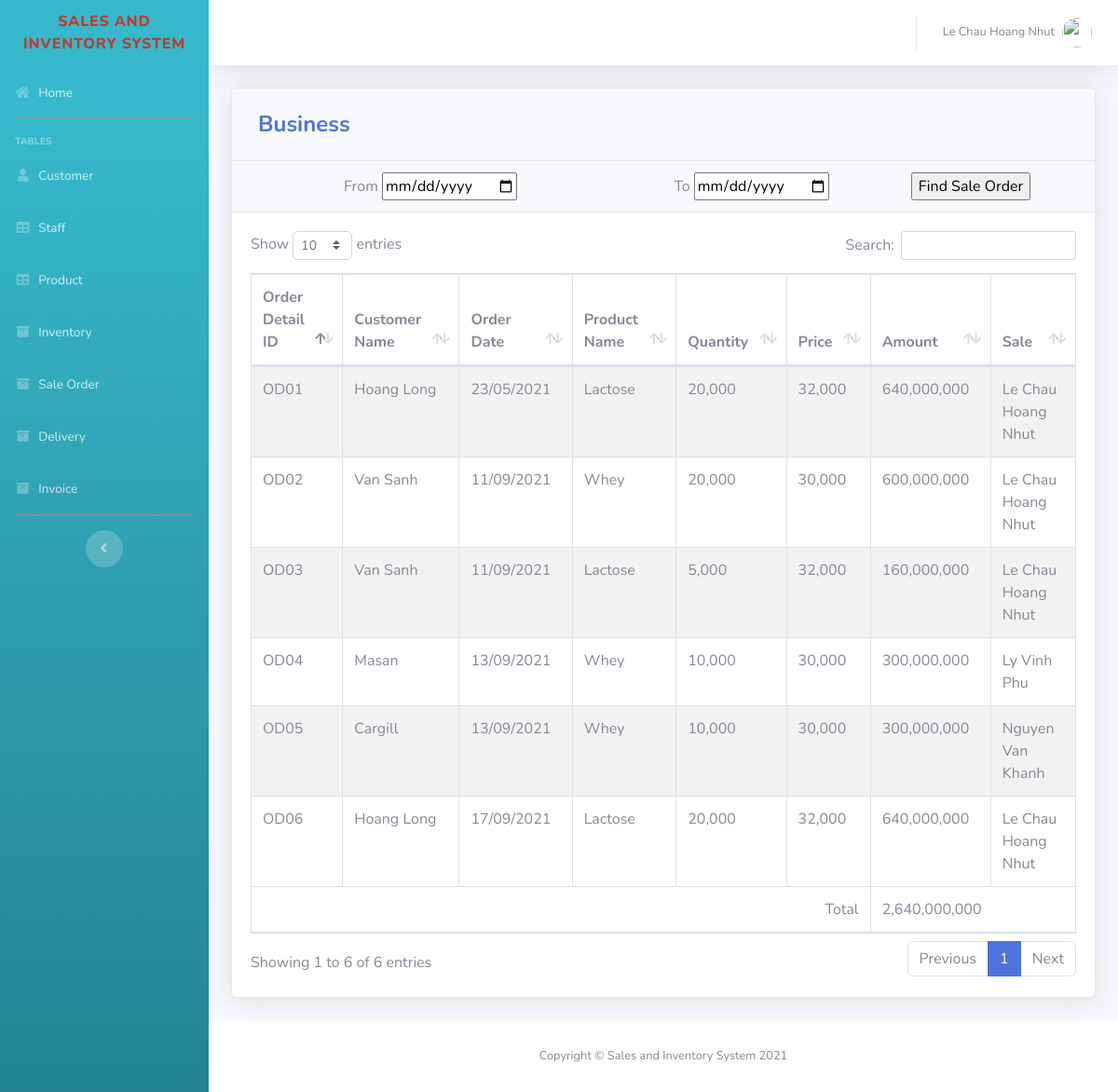
Page /SourceCode/Sale_Inventory/pages/business.php (signed in) on the committed database.
### tables this page shows
CREATE TABLE `orderdetail` (
  `OrderDetail_ID` varchar(20) NOT NULL,
  `Quantity` int(11) NOT NULL,
  `Delivery_Date` date NOT NULL,
  `Amount` int(11) NOT NULL,
  `Delivery_Status` varchar(50) DEFAULT NULL,
  `Product_ID` varchar(20) DEFAULT NULL,
  `OrderMaster_ID` varchar(20) DEFAULT NULL,
  `Invoice` varchar(20) DEFAULT NULL,
  `Warehouse` varchar(20) DEFAULT NULL
);

CREATE TABLE `customer` (
  `Customer_ID` varchar(20) NOT NULL,
  `Customer_Name` varchar(50) NOT NULL,
  `Tax_Code` varchar(50) NOT NULL,
  `Address` varchar(100) NOT NULL,
  `Email` varchar(50) NOT NULL,
  `Phone` varchar(50) NOT NULL,
  `Person` varchar(50) NOT NULL,
  `Contact` varchar(50) NOT NULL,
  `Staff_ID` varchar(20) DEFAULT NULL
);

CREATE TABLE `product` (
  `Product_ID` varchar(20) NOT NULL,
  `Product_Name` varchar(50) NOT NULL,
  `Packing` varchar(50) NOT NULL,
  `Supplier` varchar(100) NOT NULL,
  `Origin` varchar(50) NOT NULL,
  `Selling_Price` int(11) NOT NULL
);

CREATE TABLE `staff` (
  `Staff_ID` varchar(20) NOT NULL,
  `Staff_Name` varchar(50) NOT NULL,
  `Staff_Email` varchar(50) NOT NULL,
  `Staff_Phone` varchar(50) NOT NULL,
  `Department` varchar(50) NOT NULL,
  `Manager_ID` varchar(20) NOT NULL,
  `Password` varchar(50) DEFAULT NULL,
  `Role_ID` varchar(20) DEFAULT NULL
);

### SourceCode/Sale_Inventory/pages/business.php (the view, shortened to what this page needs)
<?php
$session = $_SESSION["Staff_ID"];
include'../includes/connection.php';
$sql = "SELECT Role_ID FROM Staff WHERE Staff_ID = '$session'";
$res = mysqli_query($conn, $sql);
$ro = mysqli_fetch_array($res);
if($ro[0] == 'AD01'){
    include'../includes/sidebar_Admin.php';
}elseif ($ro[0] == 'A01') {
    include'../includes/sidebar_Acc.php';
}elseif ($ro[0] == 'A02') {
    include'../includes/sidebar_Acc.php';
}elseif ($ro[0] == 'L01') {
    include'../includes/sidebar_Logistics.php';
}elseif ($ro[0] == 'L02') {
    include'../includes/sidebar_Logistics.php';
}elseif ($ro[0] == 'S01') {
    include'../includes/sidebar_Sale.php';
}elseif ($ro[0] == 'S02') {
    include'../includes/sidebar_Sale_Manager.php';
}
?>
<div class="card shadow mb-4">
            <div class="card-header py-3">
              <h4 class="m-2 font-weight-bold text-primary">Business</h4>
            </div>
    <div class="card-header">
        <form method="post">
        <div style="float:left; width:40%; padding-left: 100px">
            <span >From</span>
            <input type="date" name="from" required>
        </div>
        <div style="float:left; width:40%; padding-left: 100px">
            <span>To</span>
            <input type="date" name="to" required>
        </div>
            <input name="find" type="submit" value="Find Sale Order">
        </form>
    </div>
            <div class="card-body">
              <div class="table-responsive">
                <table class="table table-bordered table-hover table-striped" id="dataTable" width="100%" cellspacing="0">
               <thead>
                   <tr>
                     <th class="col-md-1" >Order Detail ID</th>
                     <th class="col-md-1" >Customer Name</th>
                     <th class="col-md-1" >Order Date</th>
                     <th class="col-md-1" >Product Name</th>
                     <th class="col-md-1" >Quantity</th>
                     <th class="col-md-1" >Price</th>
                     <th class="col-md-1" >Amount</th>
                     <th class="col-md-1" >Sale</th>
                   </tr>
               </thead>
          <tbody>
<?php
    if(isset($_POST['find'])){
    $from = $_POST['from'];
    $to = $_POST['to'];
  $query = "SELECT OrderDetail_ID, p.Product_Name, Quantity, p.Selling_Price, Amount, DATE_FORMAT(Delivery_Date, '%d/%m/%Y') AS Date, DATE_FORMAT(w.OrderMaster_Date, '%d/%m/%Y') AS Order_Date, s.Staff_Name, c.Customer_Name
            FROM OrderDetail o
            join Product p on p.Product_ID = o.Product_ID
            join OrderMaster w on w.OrderMaster_ID = o.OrderMaster_ID
            join Customer c on c.Customer_ID = w.Customer_ID
            join Staff s on s.Staff_ID = c.Staff_ID
            WHERE w.OrderMaster_Date between '$from' and '$to'";
    }else{
        $query = "SELECT OrderDetail_ID, p.Product_Name, Quantity, p.Selling_Price, Amount, DATE_FORMAT(Delivery_Date, '%d/%m/%Y') AS Date, DATE_FORMAT(w.OrderMaster_Date, '%d/%m/%Y') AS Order_Date, s.Staff_Name, c.Customer_Name
            FROM OrderDetail o
            join Product p on p.Product_ID = o.Product_ID
            join OrderMaster w on w.OrderMaster_ID = o.OrderMaster_ID
            join Customer c on c.Customer_ID = w.Customer_ID
            join Staff s on s.Staff_ID = c.Staff_ID";
    }
                $result = mysqli_query($conn, $query);
                    while ($row = mysqli_fetch_assoc($result)) {
                echo '<tr>';
                echo '<td>'. $row['OrderDetail_ID'].'</td>';
                echo '<td>'. $row['Customer_Name'].'</td>';
                echo '<td>'. $row['Order_Date'].'</td>';
                echo '<td>'. $row['Product_Name'].'</td>';
                echo '<td>'. number_format($row['Quantity']).'</td>';
                echo '<td>'. number_format($row['Selling_Price']).'</td>';
                echo '<td>'. number_format($row['Amount']).'</td>';
                echo '<td>'. $row['Staff_Name'].'</td>';
                echo '</tr>';
                    }
?>
                </tbody>
                    <tfoot>
<?php if(isset($_POST['find'])){
    $from = $_POST['from'];
    $to = $_POST['to'];
  $query = "SELECT  SUM(Amount) AS total
            FROM OrderDetail o
            join Product p on p.Product_ID = o.Product_ID
            join OrderMaster w on w.OrderMaster_ID = o.OrderMaster_ID
            join Customer c on c.Customer_ID = w.Customer_ID
            join Staff s on s.Staff_ID = c.Staff_ID
            WHERE w.OrderMaster_Date between '$from' and '$to'";
    }else{
        $query = "SELECT SUM(Amount) AS total
            FROM OrderDetail o
            join Product p on p.Product_ID = o.Product_ID
            join OrderMaster w on w.OrderMaster_ID = o.OrderMaster_ID
            join Customer c on c.Customer_ID = w.Customer_ID
            join Staff s on s.Staff_ID = c.Staff_ID";
    }
                $result = mysqli_query($conn, $query);
                    $row = mysqli_fetch_assoc($result);
                        echo'<tr>';
                        echo'<td colspan="6" style="text-align:right"> Total </td>';
                         echo'<td colspan="2">'. number_format($row['total']).'</td>';
                         echo'</tr>';
    ?>
                    </tfoot>
                 </table>
              </div>
            </div>
        </div>
<?php
include'../includes/footer.php';
?>

### SourceCode/Sale_Inventory/includes/sidebar_Sale.php (shortened to what this page needs)
<!DOCTYPE html>
<html lang="en">
<head>
  <link href="../vendor/fontawesome-free/css/all.min.css" rel="stylesheet" type="text/css">
  <link href="../css/sb-admin-2.css" rel="stylesheet">
  <link href="../vendor/datatables/dataTables.bootstrap4.min.css" rel="stylesheet">
</head>
<body id="page-top">
  <div id="wrapper">
    <ul class="navbar-nav bg-gradient-info sidebar sidebar-dark accordion" id="accordionSidebar">
      <a class="sidebar-brand d-flex align-items-center justify-content-center" >
        <div class="sidebar-brand-text">
          <div style="color: #C0392B">Sales and Inventory System </div>
        </div>
      </a>
      <hr class="sidebar-divider my-0">
      <li class="nav-item">
        <a class="nav-link" href="Sale_Exe.php">
          <i class="fas fa-fw fa-home"></i>
          <span>Home</span></a>
      </li>
      <hr class="sidebar-divider" >
      <div class="sidebar-heading">
        Tables
      </div>
      <li class="nav-item">
        <a class="nav-link" href="customer_view.php">
          <i class="fas fa-fw fa-user"></i>
          <span>Customer</span></a>
      </li>
      <li class="nav-item">
        <a class="nav-link" href="employee_view.php">
          <i class="fas fa-fw fa-table"></i>
          <span>Staff</span></a>
      </li>
      <li class="nav-item">
        <a class="nav-link" href="product_view.php">
          <i class="fas fa-fw fa-table"></i>
          <span>Product</span></a>
      </li>
      <li class="nav-item">
        <a class="nav-link" href="inventory_view.php">
          <i class="fas fa-fw fa-archive"></i>
          <span>Inventory</span></a>
      </li>
      <li class="nav-item">
        <a class="nav-link" href="order.php">
          <i class="fas fa-fw fa-archive"></i>
          <span>Sale Order</span></a>
      </li>
      <li class="nav-item">
        <a class="nav-link" href="delivery_view.php">
          <i class="fas fa-fw fa-archive"></i>
          <span>Delivery</span></a>
      </li>
      <li class="nav-item">
        <a class="nav-link" href="invoice_view.php">
          <i class="fas fa-fw fa-archive"></i>
          <span>Invoice</span></a>
      </li>
      <hr class="sidebar-divider d-none d-md-block" >
      <div class="text-center d-none d-md-inline">
        <button class="rounded-circle border-0" id="sidebarToggle"></button>
      </div>
    </ul>
    <?php include_once 'topbar.php'; ?>

### SourceCode/Sale_Inventory/includes/topbar.php (shortened to what this page needs)
<div id="content-wrapper" class="d-flex flex-column">
  <div id="content">
    <nav class="navbar navbar-expand navbar-light bg-white topbar mb-4 static-top shadow">
      <ul class="navbar-nav ml-auto">
        <li class="nav-item dropdown no-arrow">
          <a class="nav-link dropdown-toggle" href="#" id="userDropdown" role="button" data-toggle="dropdown" aria-haspopup="true" aria-expanded="false">
            <span class="mr-2 d-none d-lg-inline text-gray-600 small"><?php echo  $_SESSION["Staff_Name"] ;?></span>
            <img class="img-profile rounded-circle" src="https://encrypted-tbn0.gstatic.com/images?q=tbn:ANd9GcTS0rikanm-OEchWDtCAWQ_s1hQq1nOlQUeJr242AdtgqcdEgm0Dg">
          </a>
        </li>
      </ul>
    </nav>
    <div class="container-fluid">

### SourceCode/Sale_Inventory/includes/footer.php (shortened to what this page needs)
        </div>
      </div>
      <footer class="sticky-footer bg-white">
        <div class="container my-auto">
          <div class="copyright text-center my-auto">
              <span>Copyright © Sales and Inventory System 2021</span>
          </div>
        </div>
      </footer>
    </div>
  </div>
</body>
</html>

### SourceCode/Sale_Inventory/includes/sidebar_Sale.php (style rules this page uses)
hr { height:2px;border:2px;color:gray;background-color:gray }

### rows in the picture
orderdetail: OrderDetail_ID "OD01", customer.Customer_Name "Hoang Long", Order_Date "23/05/2021", Product_ID.Product_Name "Lactose", Quantity "20,000", Product_ID.Selling_Price "32,000", Amount "640,000,000", staff.Staff_Name "Le Chau Hoang Nhut"
orderdetail: OrderDetail_ID "OD02", customer.Customer_Name "Van Sanh", Order_Date "11/09/2021", Product_ID.Product_Name "Whey", Quantity "20,000", Product_ID.Selling_Price "30,000", Amount "600,000,000", staff.Staff_Name "Le Chau Hoang Nhut"
orderdetail: OrderDetail_ID "OD03", customer.Customer_Name "Van Sanh", Order_Date "11/09/2021", Product_ID.Product_Name "Lactose", Quantity "5,000", Product_ID.Selling_Price "32,000", Amount "160,000,000", staff.Staff_Name "Le Chau Hoang Nhut"
orderdetail: OrderDetail_ID "OD04", customer.Customer_Name "Masan", Order_Date "13/09/2021", Product_ID.Product_Name "Whey", Quantity "10,000", Product_ID.Selling_Price "30,000", Amount "300,000,000", staff.Staff_Name "Ly Vinh Phu"
orderdetail: OrderDetail_ID "OD05", customer.Customer_Name "Cargill", Order_Date "13/09/2021", Product_ID.Product_Name "Whey", Quantity "10,000", Product_ID.Selling_Price "30,000", Amount "300,000,000", staff.Staff_Name "Nguyen Van Khanh"
orderdetail: OrderDetail_ID "OD06", customer.Customer_Name "Hoang Long", Order_Date "17/09/2021", Product_ID.Product_Name "Lactose", Quantity "20,000", Product_ID.Selling_Price "32,000", Amount "640,000,000", staff.Staff_Name "Le Chau Hoang Nhut"

### other values in the picture
$_SESSION["Staff_Name"] "Le Chau Hoang Nhut"
$row['total'] "2,640,000,000"
